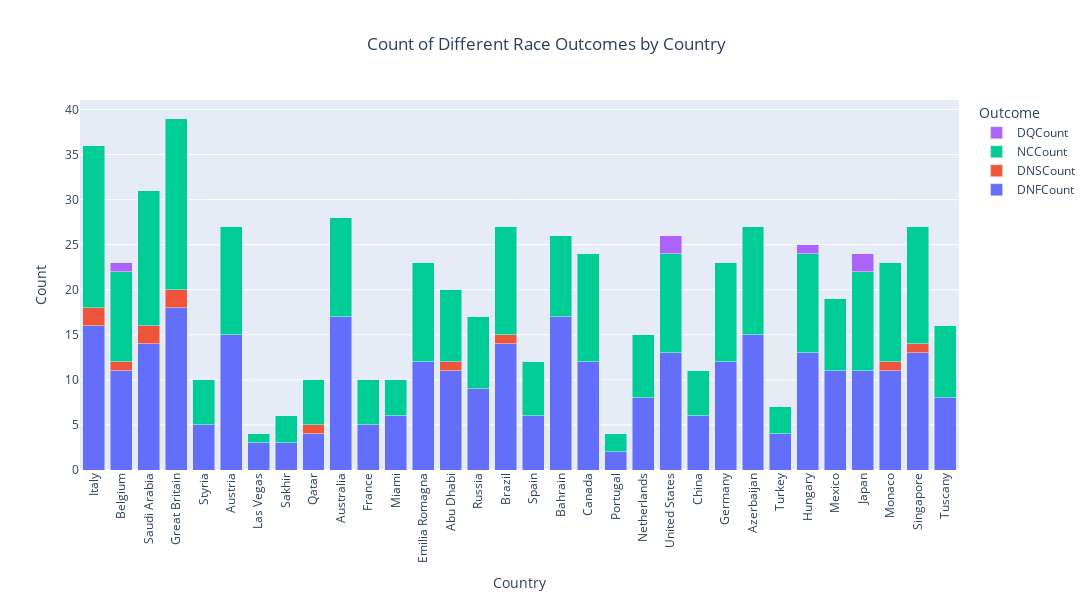

Write notebook code for a chart like this one.
### Code cell
columns_to_convert = ['DNFCount', 'DNSCount', 'NCCount', 'DQCount']
for col in columns_to_convert:
    track_stats[col] = pd.to_numeric(track_stats[col], errors='coerce')

# Prepare data for plotting
outcomes = track_stats[['Country'] + columns_to_convert].set_index('Country')

# Create the stacked bar chart
fig = go.Figure()

for column in columns_to_convert:
    fig.add_trace(go.Bar(
        x=outcomes.index,
        y=outcomes[column],
        name=column
    ))

# Update layout
fig.update_layout(
    title='Count of Different Race Outcomes by Country',
    title_x=0.5,
    xaxis_title='Country',
    yaxis_title='Count',
    barmode='stack',
    xaxis_tickangle=-90,
    legend_title='Outcome',
    height=600,
    width=1300
)

fig.show()

### Figure 1 — Plotly figure (JSON) as saved in the notebook; plotly's stock layout.template omitted (floating-point values rounded to 4 significant figures)
{"data": [{"name": "DNFCount", "type": "bar", "x": ["Italy", "Belgium", "Saudi Arabia", "Great Britain", "Styria", "Austria", "Las Vegas", "Sakhir", "Qatar", "Australia", "France", "Miami", "Emilia Romagna", "Abu Dhabi", "Russia", "Brazil", "Spain", "Bahrain", "Canada", "Portugal", "Netherlands", "United States", "China", "Germany", "Azerbaijan", "Turkey", "Hungary", "Mexico", "Japan", "Monaco", "Singapore", "Tuscany"], "y": [16, 11, 14, 18, 5, 15, 3, 3, 4, 17, 5, 6, 12, 11, 9, 14, 6, 17, 12, 2, 8, 13, 6, 12, 15, 4, 13, 11, 11, 11, 13, 8]}, {"name": "DNSCount", "type": "bar", "x": ["Italy", "Belgium", "Saudi Arabia", "Great Britain", "Styria", "Austria", "Las Vegas", "Sakhir", "Qatar", "Australia", "France", "Miami", "Emilia Romagna", "Abu Dhabi", "Russia", "Brazil", "Spain", "Bahrain", "Canada", "Portugal", "Netherlands", "United States", "China", "Germany", "Azerbaijan", "Turkey", "Hungary", "Mexico", "Japan", "Monaco", "Singapore", "Tuscany"], "y": [2, 1, 2, 2, 0, 0, 0, 0, 1, 0, 0, 0, 0, 1, 0, 1, 0, 0, 0, 0, 0, 0, 0, 0, 0, 0, 0, 0, 0, 1, 1, 0]}, {"name": "NCCount", "type": "bar", "x": ["Italy", "Belgium", "Saudi Arabia", "Great Britain", "Styria", "Austria", "Las Vegas", "Sakhir", "Qatar", "Australia", "France", "Miami", "Emilia Romagna", "Abu Dhabi", "Russia", "Brazil", "Spain", "Bahrain", "Canada", "Portugal", "Netherlands", "United States", "China", "Germany", "Azerbaijan", "Turkey", "Hungary", "Mexico", "Japan", "Monaco", "Singapore", "Tuscany"], "y": [18, 10, 15, 19, 5, 12, 1, 3, 5, 11, 5, 4, 11, 8, 8, 12, 6, 9, 12, 2, 7, 11, 5, 11, 12, 3, 11, 8, 11, 11, 13, 8]}, {"name": "DQCount", "type": "bar", "x": ["Italy", "Belgium", "Saudi Arabia", "Great Britain", "Styria", "Austria", "Las Vegas", "Sakhir", "Qatar", "Australia", "France", "Miami", "Emilia Romagna", "Abu Dhabi", "Russia", "Brazil", "Spain", "Bahrain", "Canada", "Portugal", "Netherlands", "United States", "China", "Germany", "Azerbaijan", "Turkey", "Hungary", "Mexico", "Japan", "Monaco", "Singapore", "Tuscany"], "y": [0, 1, 0, 0, 0, 0, 0, 0, 0, 0, 0, 0, 0, 0, 0, 0, 0, 0, 0, 0, 0, 2, 0, 0, 0, 0, 1, 0, 2, 0, 0, 0]}], "layout": {"barmode": "stack", "height": 600, "legend": {"title": {"text": "Outcome"}}, "title": {"text": "Count of Different Race Outcomes by Country", "x": 0.5}, "width": 1300, "xaxis": {"tickangle": -90, "title": {"text": "Country"}}, "yaxis": {"title": {"text": "Count"}}}}
